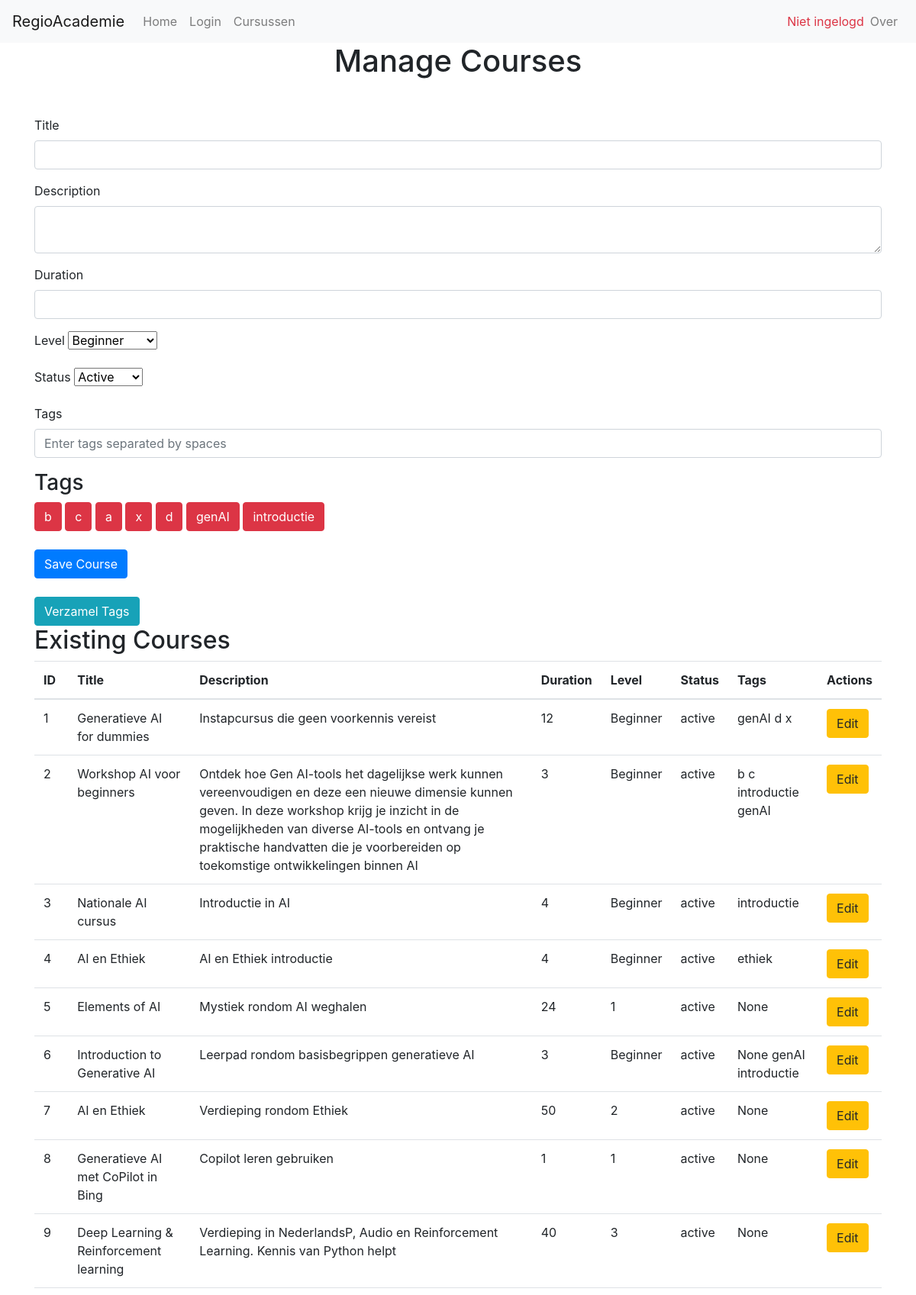
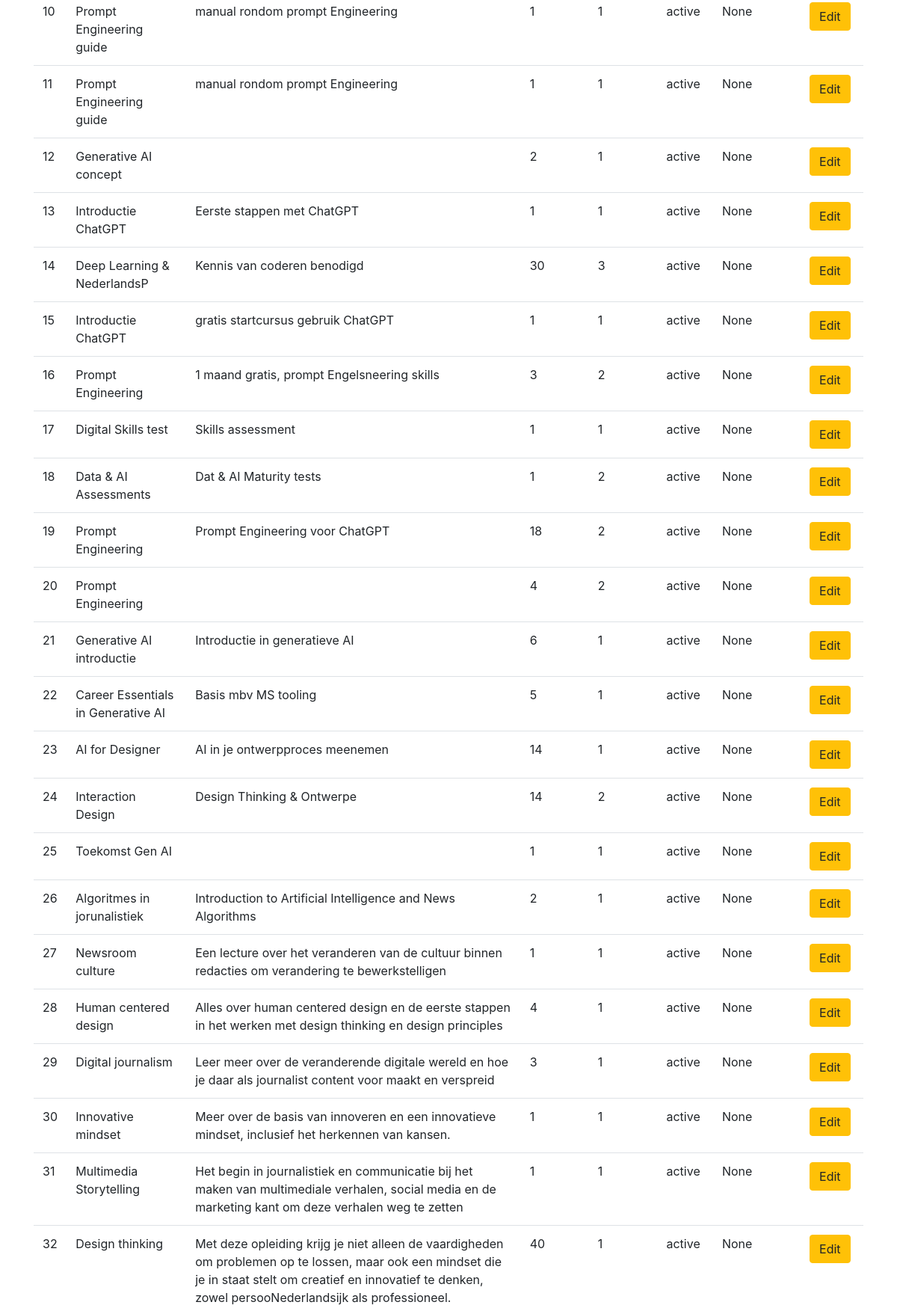
The app's page /manage_courses (upper part) with its own data (2 pictures, top to bottom).
### src/models.py (models this page shows, shortened)
class Tag(db.Model):
    __tablename__ = 'tags'
    id = db.Column(db.Integer, primary_key=True)
    tag_name = db.Column(db.String, nullable=False)

class Course(db.Model):
    __tablename__ = 'courses'
    id = db.Column(db.Integer, primary_key=True)
    title = db.Column(db.String(255), nullable=False)
    description = db.Column(db.Text, nullable=False)
    duration = db.Column(db.String(50), nullable=False)
    level = db.Column(db.String(50), nullable=False)
    status = db.Column(db.String(20), default='active')  # 'active' or 'inactive'
    tags = db.Column(db.String(255))  # New field for tags
    created_at = db.Column(db.DateTime, default=db.func.current_timestamp())
    updated_at = db.Column(db.DateTime, default=db.func.current_timestamp(), onupdate=db.func.current_timestamp())

### app.py (the view)
@app.route('/manage_courses', methods=['GET', 'POST'])
def manage_courses():
    course_id = request.args.get('course_id')
    course = Course.query.get(course_id) if course_id else None
    courses = Course.query.all()
    tags = Tag.query.all()
    return render_template('manage_courses.html', courses=courses, tags=tags, course=course)

### templates/manage_courses.html (shortened to what this page needs)
{% extends "base.html" %}
{% block content %}
<h1 class="text-center mb-5">Manage Courses</h1>
<form method="POST" action="{{ url_for('save_course') }}" class="mb-4">
    <div class="mb-3">
        <label for="title" class="form-label">Title</label>
        <input type="text" class="form-control" name="title" id="title" required>
    </div>
    <div class="mb-3">
        <label for="description" class="form-label">Description</label>
        <textarea class="form-control" name="description" id="description" required></textarea>
    </div>
    <div class="mb-3">
        <label for="duration" class="form-label">Duration</label>
        <input type="text" class="form-control" name="duration" id="duration" required>
    </div>
    <div class="mb-3">
        <label for="level" class="form-label">Level</label>
        <select class="form-select" name="level" id="level" required>
            <option value="Beginner">Beginner</option>
        </select>
    </div>
    <div class="mb-3">
        <label for="status" class="form-label">Status</label>
        <select class="form-select" name="status" id="status" required>
            <option value="active">Active</option>
        </select>
    </div>
    <div class="form-group">
        <label for="tags">Tags</label>
        <input type="text" class="form-control" id="tags" name="tags" placeholder="Enter tags separated by spaces">
    </div>
    <div class="mb-4">
        <h3>Tags</h3>
        {% for tag in tags %}
            <button type="button" class="btn btn-danger" id="tag-{{ tag.tag_name }}" onclick="toggleTag('{{ tag.tag_name }}')">{{ tag.tag_name }}</button>
        {% endfor %}
    </div>
    <button type="submit" class="btn btn-primary">Save Course</button>
</form>
<form method="POST" action="{{ url_for('collect_tags') }}">
    <button type="submit" class="btn btn-info" title="Verzamel de Tags van alle cursussen">Verzamel Tags</button>
</form>
<h2>Existing Courses</h2>
<table class="table">
    <thead>
        <tr>
            <th>ID</th>
            <th>Title</th>
            <th>Description</th>
            <th>Duration</th>
            <th>Level</th>
            <th>Status</th>
            <th>Tags</th>
            <th>Actions</th>
        </tr>
    </thead>
    <tbody>
        {% for course in courses %}
        <tr>
            <td>{{ course.id }}</td>
            <td>{{ course.title }}</td>
            <td>{{ course.description }}</td>
            <td>{{ course.duration }}</td>
            <td>{{ course.level }}</td>
            <td>{{ course.status }}</td>
            <td>{{ course.tags }}</td>
            <td>
                <button class="btn btn-warning" onclick="editCourse({{ course.id }}, '{{ course.title }}', '{{ course.description }}', '{{ course.duration }}', '{{ course.level }}', '{{ course.status }}', '{{ course.tags }}')">Edit</button>
            </td>
        </tr>
        {% endfor %}
    </tbody>
</table>
{% endblock %}

### records on screen
Tag: tag_name "b"
Tag: tag_name "c"
Tag: tag_name "a"
Tag: tag_name "x"
Tag: tag_name "d"
Tag: tag_name "genAI"
Tag: tag_name "introductie"
Course: id "1", title "Generatieve AI for dummies", description "Instapcursus die geen voorkennis vereist", duration "12", level "Beginner", status "active", tags "genAI d x"
Course: id "2", title "Workshop AI voor beginners", description "Ontdek hoe Gen AI-tools het dagelijkse werk kunnen vereenvoudigen en deze een nieuwe dimensie kunnen geven. In deze workshop krijg je inzicht in de mogelijkheden van diverse AI-tools en ontvang je praktische handvatten die je voorbereiden op toekomstige ontwikkelingen binnen AI", duration "3", level "Beginner", status "active", tags "b c introductie genAI"
Course: id "3", title "Nationale AI cursus", description "Introductie in AI", duration "4", level "Beginner", status "active", tags "introductie"
Course: id "4", title "AI en Ethiek", description "AI en Ethiek introductie", duration "4", level "Beginner", status "active", tags "ethiek"
Course: id "5", title "Elements of AI", description "Mystiek rondom AI weghalen", duration "24", level "1", status "active", tags "None"
Course: id "6", title "Introduction to Generative AI", description "Leerpad rondom basisbegrippen generatieve AI", duration "3", level "Beginner", status "active", tags "None genAI introductie"
Course: id "7", title "AI en Ethiek", description "Verdieping rondom Ethiek", duration "50", level "2", status "active", tags "None"
Course: id "8", title "Generatieve AI met CoPilot in Bing", description "Copilot leren gebruiken", duration "1", level "1", status "active", tags "None"
Course: id "9", title "Deep Learning & Reinforcement learning", description "Verdieping in NederlandsP, Audio en Reinforcement Learning. Kennis van Python helpt", duration "40", level "3", status "active", tags "None"
Course: id "10", title "Prompt Engineering guide", description "manual rondom prompt Engineering", duration "1", level "1", status "active", tags "None"
Course: id "11", title "Prompt Engineering guide", description "manual rondom prompt Engineering", duration "1", level "1", status "active", tags "None"
Course: id "12", title "Generative AI concept", duration "2", level "1", status "active", tags "None"
Course: id "13", title "Introductie ChatGPT", description "Eerste stappen met ChatGPT", duration "1", level "1", status "active", tags "None"
Course: id "14", title "Deep Learning & NederlandsP", description "Kennis van coderen benodigd", duration "30", level "3", status "active", tags "None"
Course: id "15", title "Introductie ChatGPT", description "gratis startcursus gebruik ChatGPT", duration "1", level "1", status "active", tags "None"
Course: id "16", title "Prompt Engineering", description "1 maand gratis, prompt Engelsneering skills", duration "3", level "2", status "active", tags "None"
Course: id "17", title "Digital Skills test", description "Skills assessment", duration "1", level "1", status "active", tags "None"
Course: id "18", title "Data & AI Assessments", description "Dat & AI Maturity tests", duration "1", level "2", status "active", tags "None"
Course: id "19", title "Prompt Engineering", description "Prompt Engineering voor ChatGPT", duration "18", level "2", status "active", tags "None"
Course: id "20", title "Prompt Engineering", duration "4", level "2", status "active", tags "None"
Course: id "21", title "Generative AI introductie", description "Introductie in generatieve AI", duration "6", level "1", status "active", tags "None"
Course: id "22", title "Career Essentials in Generative AI", description "Basis mbv MS tooling", duration "5", level "1", status "active", tags "None"
Course: id "23", title "AI for Designer", description "AI in je ontwerpproces meenemen", duration "14", level "1", status "active", tags "None"
Course: id "24", title "Interaction Design", description "Design Thinking & Ontwerpe", duration "14", level "2", status "active", tags "None"
Course: id "25", title "Toekomst Gen AI", duration "1", level "1", status "active", tags "None"
Course: id "26", title "Algoritmes in jorunalistiek", description "Introduction to Artificial Intelligence and News Algorithms", duration "2", level "1", status "active", tags "None"
Course: id "27", title "Newsroom culture", description "Een lecture over het veranderen van de cultuur binnen redacties om verandering te bewerkstelligen", duration "1", level "1", status "active", tags "None"
Course: id "28", title "Human centered design", description "Alles over human centered design en de eerste stappen in het werken met design thinking en design principles", duration "4", level "1", status "active", tags "None"
Course: id "29", title "Digital journalism", description "Leer meer over de veranderende digitale wereld en hoe je daar als journalist content voor maakt en verspreid", duration "3", level "1", status "active", tags "None"
Course: id "30", title "Innovative mindset", description "Meer over de basis van innoveren en een innovatieve mindset, inclusief het herkennen van kansen.", duration "1", level "1", status "active", tags "None"
Course: id "31", title "Multimedia Storytelling", description "Het begin in journalistiek en communicatie bij het maken van multimediale verhalen, social media en de marketing kant om deze verhalen weg te zetten", duration "1", level "1", status "active", tags "None"
Course: id "32", title "Design thinking", description "Met deze opleiding krijg je niet alleen de vaardigheden om problemen op te lossen, maar ook een mindset die je in staat stelt om creatief en innovatief te denken, zowel persooNederlandsijk als professioneel.", duration "40", level "1", status "active", tags "None"
